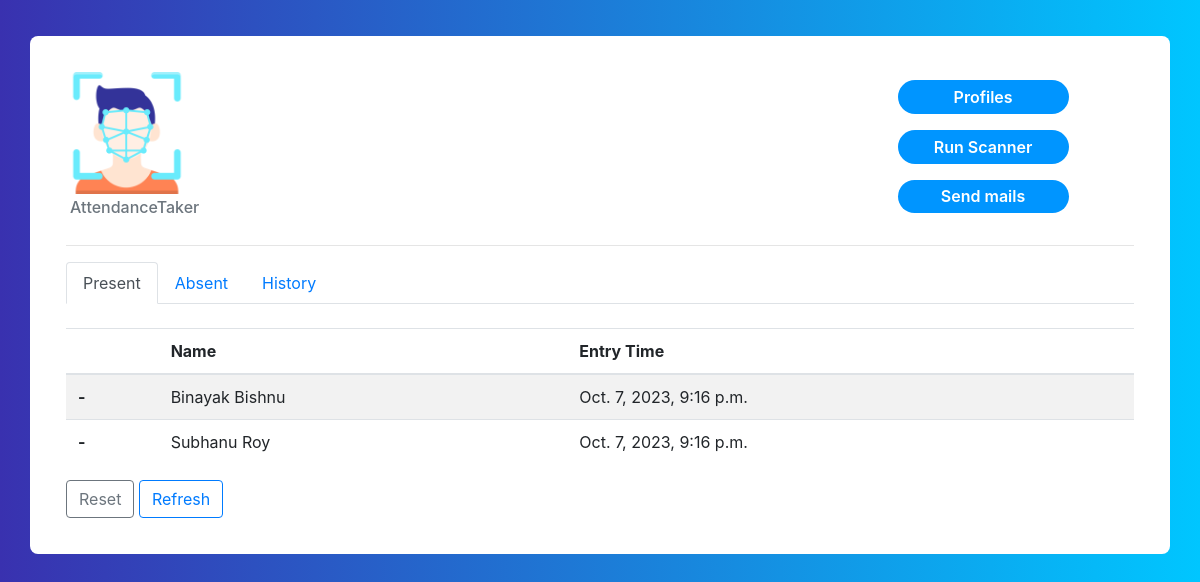
The page / on the database its author committed.
### core/models.py (models this page shows, shortened)
class Profile(models.Model):
    first_name = models.CharField(max_length=70)
    last_name = models.CharField(max_length=70)
    date = models.DateField()
    year = models.DateField()
    classinfo = models.IntegerField()
    sectioninfo = models.CharField(max_length=1)
    email = models.EmailField()
    present = models.BooleanField(default=False)
    image = models.ImageField()
    updated = models.DateTimeField(auto_now =True)

### core/views.py (the view)
# urls.py: path('', index, name= 'index'),
def index(request):
    scanned = LastFace.objects.all().order_by('date').reverse()
    present = Profile.objects.filter(present=True).order_by('updated').reverse()
    absent = Profile.objects.filter(present=False).order_by('classinfo','sectioninfo','first_name','last_name')
    context = {
        'scanned': scanned,
        'present': present,
        'absent': absent,
    }
    return render(request, 'core/index.html', context)

### core/templates/core/index.html (shortened to what this page needs)
{% extends "core/base.html" %}
{% load static %}
{% block content %}
<div class="container emp-profile">
    <div class="row">
        <div class="col-md-3">
            <img src="{% static 'img/fcicon.png'%}" alt="" width="50%">
            <h6 class="text-muted p-1">AttendanceTaker</h6>
        </div>
        <div class="col-md-6">
        </div>
        <div class="col-md-3">
            <a href="{% url 'profiles' %}"><input type="submit" class="profile-edit-btn m-2 "
                    style="background-color:hsl(205, 100%, 50%);color: white;" name="btnAddMore" value="Profiles" /></a>
            <a class="scan" href="{% url 'details' %}"><input type="submit" class="profile-edit-btn m-2"
                    style="background-color:hsl(205, 100%, 50%);color: white;" name="btnAddMore"
                    value="Run Scanner" /></a>
            <a class="send" href="{% url 'sendmailsfinal' %}"><input type="button"
                    style="background-color:hsl(205, 100%, 50%);color: white;" class="profile-edit-btn m-2"
                    name="btnAddMore" value="Send mails" /></a>
        </div>
    </div>
    <hr>
    <ul class="nav nav-tabs" id="myTab" role="tablist">
        <li class="nav-item" role="presentation">
            <a class="nav-link active" id="present-tab" data-toggle="tab" href="#present" role="tab"
                aria-controls="home" aria-selected="true">Present</a>
        </li>
        <li class="nav-item" role="presentation">
            <a class="nav-link" id="absent-tab" data-toggle="tab" href="#absent" role="tab" aria-controls="profile"
                aria-selected="false">Absent</a>
        </li>
        <li class="nav-item" role="presentation">
            <a class="nav-link" id="history-tab" data-toggle="tab" href="#history" role="tab" aria-controls="contact"
                aria-selected="false">History</a>
        </li>
    </ul>
    <div class="tab-content" id="myTabContent">
        <br>
        <div class="tab-pane fade show active" id="present" role="tabpanel" aria-labelledby="home-tab">
            <table class="table table-striped ">
                <thead>
                    <tr>
                        <th scope="col"> </th>
                        <th scope="col">Name</th>
                        <th scope="col">Entry Time</th>
                    </tr>
                </thead>
                <tbody>
                    {% for profile in present %}
                    <tr>
                        <th scope="row">-</th>
                        <td>{{profile.first_name}} {{profile.last_name}}</td>
                        <td>{{profile.updated}}</td>
                    </tr>
                    {% endfor%}
                </tbody>
            </table>
            <a href="{% url 'reset' %}"><button type="button" class="btn btn-outline-secondary">Reset</button></a>
            <a href="{% url 'index' %}"><button type="button" class="btn btn-outline-primary">Refresh</button></a>
        </div>
    </div>
</div>
{% endblock content %}

### static/css/details.css (style rules this page uses)
.emp-profile { padding: 3%; margin-top: 3%; margin-bottom: 3%; border-radius: 0.5rem; background: #fff; }
.profile-edit-btn { border: none; border-radius: 1.5rem; width: 70%; padding: 2%; font-weight: 600; color: #6c757d; cursor: pointer; }

### static/css/body.css (style rules this page uses)
body { background: -webkit-linear-gradient(left, #3931af, #00c6ff); }

### rows shown on the page
Profile: first_name "Binayak", last_name "Bishnu", updated "Oct. 7, 2023, 9:16 p.m."
Profile: first_name "Subhanu", last_name "Roy", updated "Oct. 7, 2023, 9:16 p.m."
